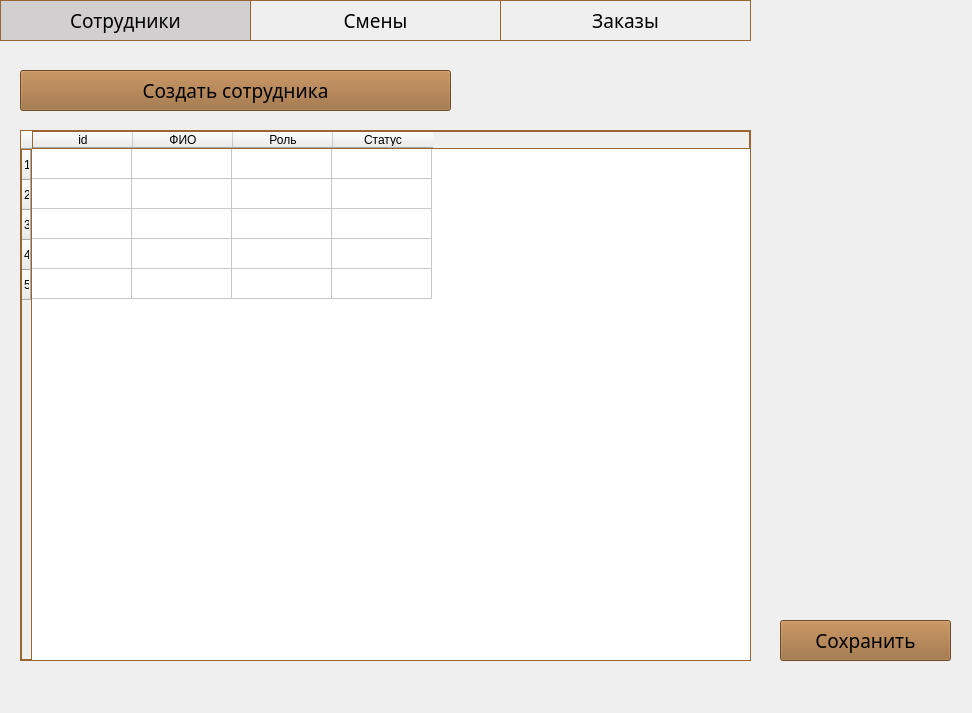
<?xml version="1.0" encoding="UTF-8"?>
<ui version="4.0">
 <class>adminPanelStaff</class>
 <widget class="QWidget" name="adminPanelStaff">
  <property name="geometry">
   <rect>
    <x>0</x>
    <y>0</y>
    <width>972</width>
    <height>713</height>
   </rect>
  </property>
  <property name="minimumSize">
   <size>
    <width>972</width>
    <height>713</height>
   </size>
  </property>
  <property name="maximumSize">
   <size>
    <width>1000</width>
    <height>800</height>
   </size>
  </property>
  <property name="windowTitle">
   <string>Панель администратора. Сотрудники</string>
  </property>
  <widget class="QFrame" name="frame">
   <property name="geometry">
    <rect>
     <x>-10</x>
     <y>-10</y>
     <width>991</width>
     <height>731</height>
    </rect>
   </property>
   <property name="autoFillBackground">
    <bool>true</bool>
   </property>
   <property name="frameShape">
    <enum>QFrame::StyledPanel</enum>
   </property>
   <property name="frameShadow">
    <enum>QFrame::Raised</enum>
   </property>
   <widget class="QPushButton" name="staffPageButton">
    <property name="geometry">
     <rect>
      <x>10</x>
      <y>10</y>
      <width>251</width>
      <height>41</height>
     </rect>
    </property>
    <property name="font">
     <font>
      <family>Sans Serif Collection</family>
      <pointsize>14</pointsize>
     </font>
    </property>
    <property name="autoFillBackground">
     <bool>false</bool>
    </property>
    <property name="styleSheet">
     <string notr="true">border: 1px solid rgb(153, 102, 51); 
background-color: rgb(209, 207, 207);</string>
    </property>
    <property name="text">
     <string>Сотрудники</string>
    </property>
    <property name="autoDefault">
     <bool>false</bool>
    </property>
   </widget>
   <widget class="QPushButton" name="shiftPageButton">
    <property name="geometry">
     <rect>
      <x>260</x>
      <y>10</y>
      <width>251</width>
      <height>41</height>
     </rect>
    </property>
    <property name="font">
     <font>
      <family>Sans Serif Collection</family>
      <pointsize>14</pointsize>
     </font>
    </property>
    <property name="autoFillBackground">
     <bool>false</bool>
    </property>
    <property name="styleSheet">
     <string notr="true">border: 1px solid rgb(153, 102, 51);</string>
    </property>
    <property name="text">
     <string>Смены</string>
    </property>
    <property name="autoDefault">
     <bool>false</bool>
    </property>
   </widget>
   <widget class="QPushButton" name="orderPageButton">
    <property name="geometry">
     <rect>
      <x>510</x>
      <y>10</y>
      <width>251</width>
      <height>41</height>
     </rect>
    </property>
    <property name="font">
     <font>
      <family>Sans Serif Collection</family>
      <pointsize>14</pointsize>
     </font>
    </property>
    <property name="autoFillBackground">
     <bool>false</bool>
    </property>
    <property name="styleSheet">
     <string notr="true">border: 1px solid rgb(153, 102, 51);</string>
    </property>
    <property name="text">
     <string>Заказы</string>
    </property>
    <property name="autoDefault">
     <bool>false</bool>
    </property>
   </widget>
   <widget class="QPushButton" name="createStaffButton">
    <property name="geometry">
     <rect>
      <x>30</x>
      <y>80</y>
      <width>431</width>
      <height>41</height>
     </rect>
    </property>
    <property name="font">
     <font>
      <family>Sans Serif Collection</family>
      <pointsize>14</pointsize>
     </font>
    </property>
    <property name="autoFillBackground">
     <bool>false</bool>
    </property>
    <property name="styleSheet">
     <string notr="true">background-color: rgb(153, 102, 51);</string>
    </property>
    <property name="text">
     <string>Создать сотрудника</string>
    </property>
    <property name="autoDefault">
     <bool>false</bool>
    </property>
   </widget>
   <widget class="QTableWidget" name="staffTable">
    <property name="geometry">
     <rect>
      <x>30</x>
      <y>140</y>
      <width>731</width>
      <height>531</height>
     </rect>
    </property>
    <property name="autoFillBackground">
     <bool>true</bool>
    </property>
    <property name="styleSheet">
     <string notr="true">border: 1px solid rgb(153, 102, 51);</string>
    </property>
    <property name="sortingEnabled">
     <bool>false</bool>
    </property>
    <property name="rowCount">
     <number>5</number>
    </property>
    <property name="columnCount">
     <number>4</number>
    </property>
    <attribute name="horizontalHeaderVisible">
     <bool>true</bool>
    </attribute>
    <attribute name="horizontalHeaderCascadingSectionResizes">
     <bool>false</bool>
    </attribute>
    <row/>
    <row/>
    <row/>
    <row/>
    <row/>
    <column>
     <property name="text">
      <string>id</string>
     </property>
    </column>
    <column>
     <property name="text">
      <string>ФИО</string>
     </property>
    </column>
    <column>
     <property name="text">
      <string>Роль</string>
     </property>
    </column>
    <column>
     <property name="text">
      <string>Статус</string>
     </property>
    </column>
   </widget>
   <widget class="QLabel" name="icon">
    <property name="geometry">
     <rect>
      <x>790</x>
      <y>30</y>
      <width>161</width>
      <height>191</height>
     </rect>
    </property>
    <property name="text">
     <string/>
    </property>
    <property name="textFormat">
     <enum>Qt::RichText</enum>
    </property>
    <property name="pixmap">
     <pixmap resource="C:/Users/p2200/Desktop/ПП/resource.qrc">:/assets/cafe_system\icon.png</pixmap>
    </property>
    <property name="scaledContents">
     <bool>true</bool>
    </property>
   </widget>
   <widget class="QPushButton" name="saveStaff">
    <property name="geometry">
     <rect>
      <x>790</x>
      <y>630</y>
      <width>171</width>
      <height>41</height>
     </rect>
    </property>
    <property name="font">
     <font>
      <family>Sans Serif Collection</family>
      <pointsize>14</pointsize>
     </font>
    </property>
    <property name="autoFillBackground">
     <bool>false</bool>
    </property>
    <property name="styleSheet">
     <string notr="true">background-color: rgb(153, 102, 51);</string>
    </property>
    <property name="text">
     <string>Сохранить</string>
    </property>
    <property name="autoDefault">
     <bool>false</bool>
    </property>
   </widget>
  </widget>
 </widget>
 <resources>
  <include location="C:/Users/p2200/Desktop/ПП/resource.qrc"/>
 </resources>
 <connections/>
</ui>
